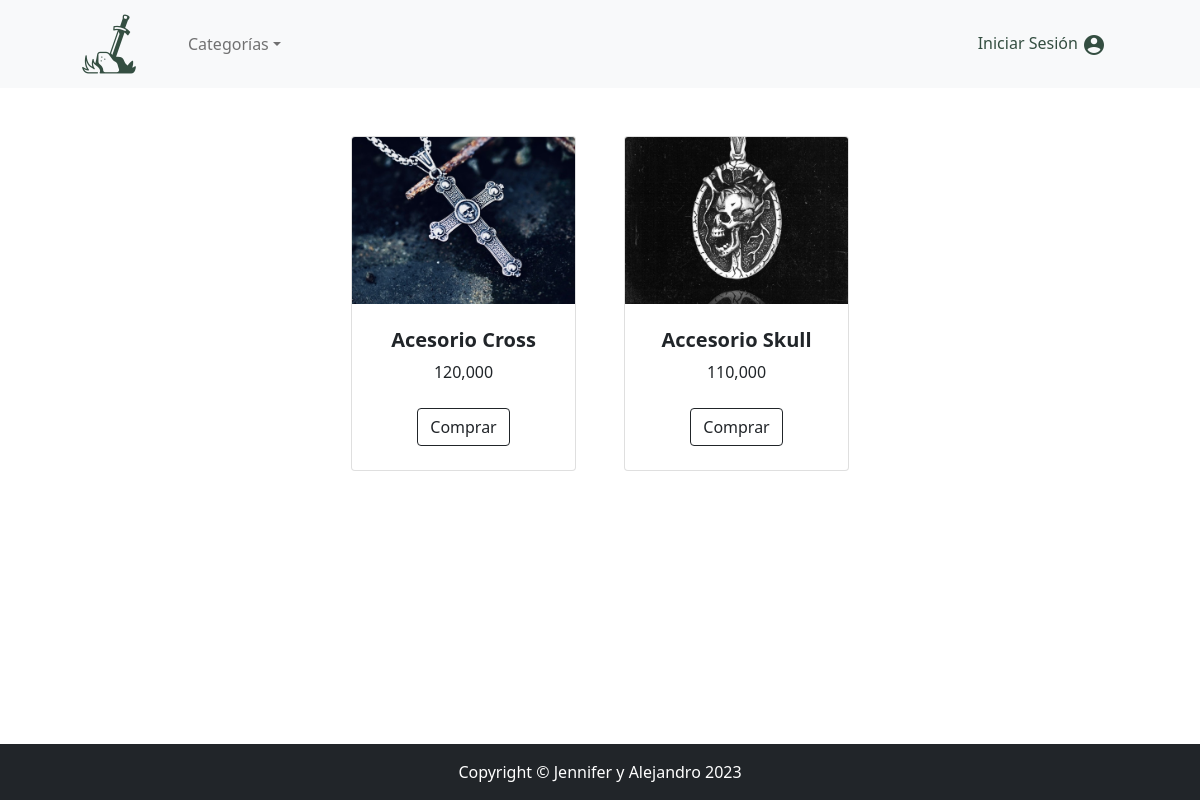
/view/productos.php?categoria=3, run on the app's committed database.
### tables this page shows
CREATE TABLE `productos` (
  `id_producto` int(11) NOT NULL,
  `nombre_producto` varchar(255) NOT NULL,
  `descripcion_producto` varchar(255) NOT NULL,
  `clave_producto` varchar(255) NOT NULL,
  `id_categoria` int(11) NOT NULL,
  `imagen1_producto` varchar(255) NOT NULL,
  `imagen2_producto` varchar(255) NOT NULL,
  `precio_producto` float NOT NULL,
  `mostrar_main` int(255) NOT NULL
);

### model/producto.php (called while the page is built, shortened)
<?php
require_once 'db.php';
class producto {
    private $categoria;
    private $db;
    public function __construct(){
        $this->db=Database::connect();
    }
    public function getCategoria(){
        return $this->categoria;
    }
    public function setCategoria($categoria){
        $this->categoria = $categoria;
    }
    public function search_cat(){
        $sql = "SELECT * FROM productos WHERE id_categoria='{$this->getCategoria()}'";
        $search=$this->db->query($sql);
        return $search;
    }
}

### model/db.php (called while the page is built)
<?php
class Database{
    public static function connect(){
        $conexion = new mysqli("localhost","root","","medieval");
        $conexion->query("SET NAMES 'utf8'");
        return $conexion;
    }
}
?>

### controller/productoController.php (called while the page is built, shortened)
<?php
require_once '../model/producto.php';
$producto = new producto();
if(isset($_POST['search_categoria'])){
    $producto->setCategoria($_POST["categoria_producto"]);
        $search_cat = $producto->search_cat();
}
?>

### view/productos.php (the view, shortened to what this page needs)
<?php
include "layout/header.php";
?>
<div class="container px-4 px-lg-5 mt-5">
    <div class="row gx-4 gx-lg-5 row-cols-2 row-cols-md-3 row-cols-xl-4 justify-content-center">
    <?php
        if(!isset($_GET['categoria'])){
            $_POST["actualizar"]=TRUE;
            include '../controller/productoController.php';
            $DB_main = $_SESSION['DataBasePro'];
        }else{
            include('../controller/productoController.php');
            $DB_main = $_SESSION['DataBaseCatMain'];
        }
        foreach ($DB_main as $row) {
            $imageSmall = $row['imagen1_producto'];
            $nombre_producto = $row['nombre_producto'];
            $precio_producto = $row['precio_producto'];
            $decimal_format = number_format($precio_producto);
            $id_producto = $row['id_producto'];
            echo "<div class='col mb-5'>";
                echo "<div class='card h-100'>";
                    echo "<img class='card-img-top' src='../assets/img/DB_images/".$imageSmall."' alt='".$nombre_producto."' />";
                    echo "<div class='card-body p-4'>";
                        echo "<div class='text-center'>";
                            echo "<h5 class='fw-bolder'>".$nombre_producto."</h5>";
                            echo $decimal_format;
                        echo "</div>";
                    echo "</div>";
                    echo "<div class='card-footer p-4 pt-0 border-top-0 bg-transparent'>";
                        echo "<div class='text-center'><a class='btn btn-outline-dark mt-auto' href='product.php?producto=$id_producto'>Comprar</a></div>";
                    echo "</div>";
                echo "</div>";
            echo "</div>";
        }
    ?>
    </div>
</div>
        <div class="clear" style='height: 60px'></div>
<?php include "layout/footer.php"; ?>

### data on the page
productos: imagen1_producto (picture), nombre_producto "Acesorio Cross", precio_producto "120,000"
productos: imagen1_producto (picture), nombre_producto "Accesorio Skull", precio_producto "110,000"
